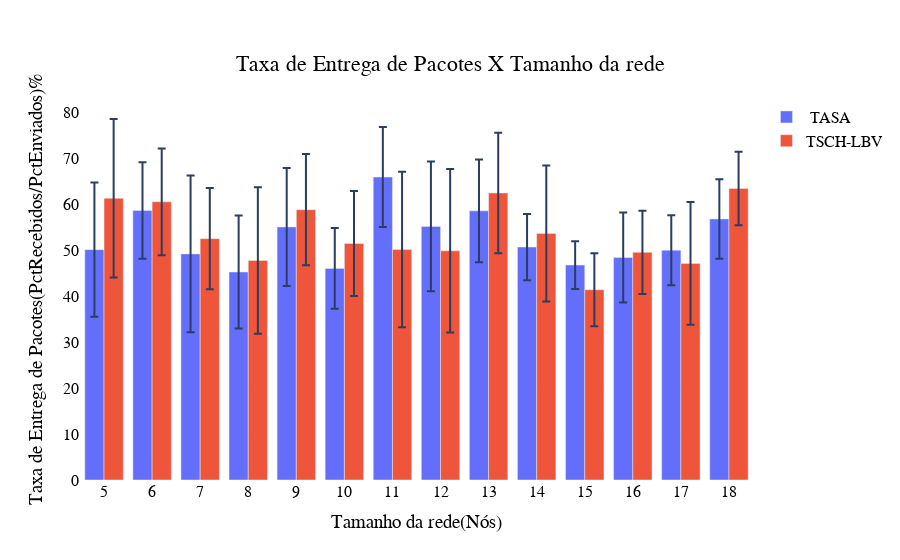

This figure's notebook cell:
### Code cell
import plotly.graph_objects as go

 
x = [5, 6, 7, 8, 9, 10, 11, 12, 13, 14, 15, 16, 17, 18, 19, 20, 5, 6, 7, 8, 9, 10, 11, 12, 13, 14, 15, 16, 17, 18, 19, 20]
PDR_TASA = [ 
    50.19280819338637,
58.721000250270016,
49.26887536357497,
45.31968646156545,
55.142433101350925,
46.10606246674288,
66.02146489961545,
55.260346691254846,
58.64239985842653,
50.7580845868259
,46.8436625795341
,48.48108349546338,
50.07242052971724,
56.891604179766446,


] 
PDR_TSCH_LBV = [ 
     61.37894880613334 ,60.61734404967267 ,52.59044059566632 ,47.83490823457174 ,58.88999865473117 ,51.52892342308182 ,50.23515984750601 ,49.93799876103657 ,62.54373381949561 ,53.73274513435952 ,41.455709022011895 ,49.60045793246946 ,47.197928093407164 ,63.50512118594518
]

fig = go.Figure()

fig.add_trace(
    go.Bar(x=x, y=PDR_TASA,name=' TASA',   error_y=dict(type='data', array=[14.627764624504001 ,10.518727543980466 ,17.083167221526327 ,12.336361180675741 ,12.862280309546438 , 8.818364995323044 ,10.874121542549634 ,14.130033035556007 ,11.206553358516723 ,7.22124949570291 ,5.204561086888215 ,9.793596288227551 ,7.62309241467685 ,8.661707796145926 
])    
    )) 


fig.add_trace(
    go.Bar(x=x, y=PDR_TSCH_LBV,name='TSCH-LBV', error_y=dict(type='data', array=[17.279693409040327 ,11.639354316984468 ,11.030877476976377 ,15.966699936524824 ,12.12370049118729 , 11.445624558866356 ,16.927570628820774 ,17.81832480656497 ,13.111567366052814 ,14.81253569174483 ,7.928856873326576 ,9.05698044904756 ,13.370428222732038 ,8.007207913036524 
])
    ))  
              
fig.update_layout(
    font=dict(
        family="Arial",
        size=16,
        color="Black"
    ),
    title={
        'text': "Taxa de Entrega de Pacotes X Tamanho da rede",
        'y':0.9,
        'x':0.5,
        'xanchor': 'center',
        'yanchor': 'top'},  
    
        xaxis=dict(
        title='Tamanho da rede(Nós)',
        tickmode='linear') ,
                   yaxis_title='Taxa de Entrega de Pacotes(PctRecebidos/PctEnviados)%', 
                    paper_bgcolor = 'rgba(0,0,0,0)', 
                    plot_bgcolor = 'rgba(0,0,0,0)')
